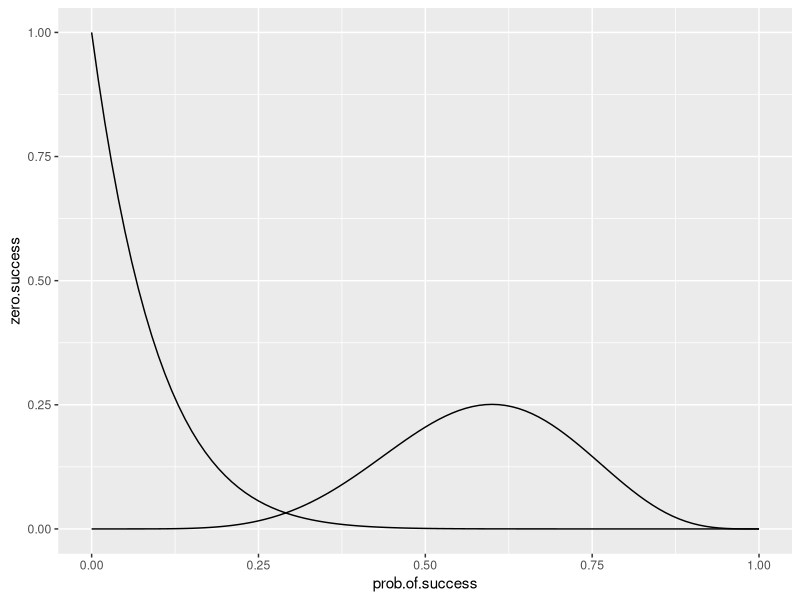

The R source for this figure:
## ---- chunk 1
knitr::opts_chunk$set(echo = TRUE)
## ---- chunk 2
# clearing the screen and work environment
rm(list = ls())
cat("\014")

library(ggplot2)
## ---- chunk 3

n <- 10
y <- seq(0, 10, by=1)

df <- data.frame(y,
                 two.success = dbinom(y, n, 0.2),
                 five.success = dbinom(y, n, 0.5),
                 eight.success = dbinom(y, n, 0.8))

col.names <- c("y", 
               "P(y) when pi = 0.20", 
               "P(y) when pi = 0.50",
               "P(y) when pi = 0.80")
knitr::kable(df, col.names = col.names)
## ---- chunk 4

prob.of.success <- seq(0, 1, by = 0.01)
trials <- 10

df <- data.frame(prob.of.success,
                 zero.success = dbinom(0, trials, prob.of.success),
                 six.success = dbinom(6, trials, prob.of.success))


ggplot(data = df) + 
  geom_line(mapping = aes(x = prob.of.success, y = zero.success)) + 
  geom_line(mapping = aes(x = prob.of.success, y = six.success))

quadratic.formula <- function(a, b, c) {
  discriminant <- sqrt(b^2 - 4*a*c)
  c((-b - discriminant)/(2*a), (-b + discriminant)/(2*a))
}

find.null.hypothesis.parameter <- function(trials, proportion, 
                                           test.statisitc) {
  a <- (1 + test.statisitc^2/trials)
  b <- (-2*proportion - test.statisitc^2/trials)
  c <- (proportion^2)
  quadratic.formula(a,b,c)
}

trials <- 10
proportion <- 0.9 
test.statisitc <- 1.96

find.null.hypothesis.parameter(trials, proportion, test.statisitc)



# Wald, Score, and Likelihood-Ratio Inference
z.statistic <- function(beta.hat, beta.naught, standard.error) { 
  (beta.hat - beta.naught)/standard.error 
}

wald.test <- function(p, pi, n) { 
  standard.error <- sqrt(p*(1-p)/n) 
  1-pchisq(z.statistic(p, pi, standard.error)^2, df=1)
}

score.test <- function(p, pi, n) {
  null.standard.error <- sqrt(pi*(1-pi)/n)
  1-pchisq(z.statistic(p, pi, null.standard.error)^2, df=1)
}

likelihood.ratio.test <- function(x, pi, n) {
  l0 <- dbinom(x, n, pi)
  l1 <- dbinom(x, n, x/n)
  -2*log(l0/l1)
}

wald.test(0.9, 0.5, 10)
score.test(0.9, 0.5, 10)
likelihood.ratio.test(9, 0.5, 10)
